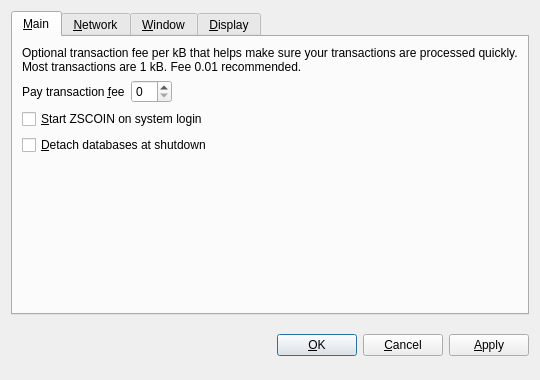
<?xml version="1.0" encoding="UTF-8"?>
<ui version="4.0">
 <class>OptionsDialog</class>
 <widget class="QDialog" name="OptionsDialog">
  <property name="geometry">
   <rect>
    <x>0</x>
    <y>0</y>
    <width>540</width>
    <height>380</height>
   </rect>
  </property>
  <property name="windowTitle">
   <string>Options</string>
  </property>
  <property name="modal">
   <bool>true</bool>
  </property>
  <layout class="QVBoxLayout" name="verticalLayout">
   <item>
    <widget class="QTabWidget" name="tabWidget">
     <property name="tabPosition">
      <enum>QTabWidget::North</enum>
     </property>
     <property name="currentIndex">
      <number>0</number>
     </property>
     <widget class="QWidget" name="tabMain">
      <attribute name="title">
       <string>&amp;Main</string>
      </attribute>
      <layout class="QVBoxLayout" name="verticalLayout_Main">
       <item>
        <widget class="QLabel" name="transactionFeeInfoLabel">
         <property name="text">
          <string>Optional transaction fee per kB that helps make sure your transactions are processed quickly. Most transactions are 1 kB. Fee 0.01 recommended.</string>
         </property>
         <property name="textFormat">
          <enum>Qt::PlainText</enum>
         </property>
         <property name="wordWrap">
          <bool>true</bool>
         </property>
        </widget>
       </item>
       <item>
        <layout class="QHBoxLayout" name="horizontalLayout_Main">
         <item>
          <widget class="QLabel" name="transactionFeeLabel">
           <property name="text">
            <string>Pay transaction &amp;fee</string>
           </property>
           <property name="textFormat">
            <enum>Qt::PlainText</enum>
           </property>
           <property name="buddy">
            <cstring>transactionFee</cstring>
           </property>
          </widget>
         </item>
         <item>
          <widget class="BitcoinAmountField" name="transactionFee"/>
         </item>
         <item>
          <spacer name="horizontalSpacer_Main">
           <property name="orientation">
            <enum>Qt::Horizontal</enum>
           </property>
           <property name="sizeHint" stdset="0">
            <size>
             <width>40</width>
             <height>20</height>
            </size>
           </property>
          </spacer>
         </item>
        </layout>
       </item>
       <item>
        <widget class="QCheckBox" name="bitcoinAtStartup">
         <property name="toolTip">
          <string>Automatically start ZSCOIN after logging in to the system.</string>
         </property>
         <property name="text">
          <string>&amp;Start ZSCOIN on system login</string>
         </property>
        </widget>
       </item>
       <item>
        <widget class="QCheckBox" name="detachDatabases">
         <property name="toolTip">
          <string>Detach block and address databases at shutdown. This means they can be moved to another data directory, but it slows down shutdown. The wallet is always detached.</string>
         </property>
         <property name="text">
          <string>&amp;Detach databases at shutdown</string>
         </property>
        </widget>
       </item>
       <item>
        <spacer name="verticalSpacer_Main">
         <property name="orientation">
          <enum>Qt::Vertical</enum>
         </property>
         <property name="sizeHint" stdset="0">
          <size>
           <width>20</width>
           <height>40</height>
          </size>
         </property>
        </spacer>
       </item>
      </layout>
     </widget>
     <widget class="QWidget" name="tabNetwork">
      <attribute name="title">
       <string>&amp;Network</string>
      </attribute>
      <layout class="QVBoxLayout" name="verticalLayout_Network">
       <item>
        <widget class="QCheckBox" name="mapPortUpnp">
         <property name="toolTip">
          <string>Automatically open the ZSCOIN client port on the router. This only works when your router supports UPnP and it is enabled.</string>
         </property>
         <property name="text">
          <string>Map port using &amp;UPnP</string>
         </property>
        </widget>
       </item>
       <item>
        <widget class="QCheckBox" name="connectSocks">
         <property name="toolTip">
          <string>Connect to the ZSCOIN network through a SOCKS proxy (e.g. when connecting through Tor).</string>
         </property>
         <property name="text">
          <string>&amp;Connect through SOCKS proxy:</string>
         </property>
        </widget>
       </item>
       <item>
        <layout class="QHBoxLayout" name="horizontalLayout_Network">
         <item>
          <widget class="QLabel" name="proxyIpLabel">
           <property name="text">
            <string>Proxy &amp;IP:</string>
           </property>
           <property name="textFormat">
            <enum>Qt::PlainText</enum>
           </property>
           <property name="buddy">
            <cstring>proxyIp</cstring>
           </property>
          </widget>
         </item>
         <item>
          <widget class="QValidatedLineEdit" name="proxyIp">
           <property name="maximumSize">
            <size>
             <width>140</width>
             <height>16777215</height>
            </size>
           </property>
           <property name="toolTip">
            <string>IP address of the proxy (e.g. 127.0.0.1)</string>
           </property>
          </widget>
         </item>
         <item>
          <widget class="QLabel" name="proxyPortLabel">
           <property name="text">
            <string>&amp;Port:</string>
           </property>
           <property name="textFormat">
            <enum>Qt::PlainText</enum>
           </property>
           <property name="buddy">
            <cstring>proxyPort</cstring>
           </property>
          </widget>
         </item>
         <item>
          <widget class="QLineEdit" name="proxyPort">
           <property name="maximumSize">
            <size>
             <width>55</width>
             <height>16777215</height>
            </size>
           </property>
           <property name="toolTip">
            <string>Port of the proxy (e.g. 9050)</string>
           </property>
          </widget>
         </item>
         <item>
          <widget class="QLabel" name="socksVersionLabel">
           <property name="text">
            <string>SOCKS &amp;Version:</string>
           </property>
           <property name="textFormat">
            <enum>Qt::PlainText</enum>
           </property>
           <property name="buddy">
            <cstring>socksVersion</cstring>
           </property>
          </widget>
         </item>
         <item>
          <widget class="QValueComboBox" name="socksVersion">
           <property name="toolTip">
            <string>SOCKS version of the proxy (e.g. 5)</string>
           </property>
          </widget>
         </item>
         <item>
          <spacer name="horizontalSpacer_Network">
           <property name="orientation">
            <enum>Qt::Horizontal</enum>
           </property>
           <property name="sizeHint" stdset="0">
            <size>
             <width>40</width>
             <height>20</height>
            </size>
           </property>
          </spacer>
         </item>
        </layout>
       </item>
       <item>
        <spacer name="verticalSpacer_Network">
         <property name="orientation">
          <enum>Qt::Vertical</enum>
         </property>
         <property name="sizeHint" stdset="0">
          <size>
           <width>20</width>
           <height>40</height>
          </size>
         </property>
        </spacer>
       </item>
      </layout>
     </widget>
     <widget class="QWidget" name="tabWindow">
      <attribute name="title">
       <string>&amp;Window</string>
      </attribute>
      <layout class="QVBoxLayout" name="verticalLayout_Window">
       <item>
        <widget class="QCheckBox" name="minimizeToTray">
         <property name="toolTip">
          <string>Show only a tray icon after minimizing the window.</string>
         </property>
         <property name="text">
          <string>&amp;Minimize to the tray instead of the taskbar</string>
         </property>
        </widget>
       </item>
       <item>
        <widget class="QCheckBox" name="minimizeOnClose">
         <property name="toolTip">
          <string>Minimize instead of exit the application when the window is closed. When this option is enabled, the application will be closed only after selecting Quit in the menu.</string>
         </property>
         <property name="text">
          <string>M&amp;inimize on close</string>
         </property>
        </widget>
       </item>
       <item>
        <spacer name="verticalSpacer_Window">
         <property name="orientation">
          <enum>Qt::Vertical</enum>
         </property>
         <property name="sizeHint" stdset="0">
          <size>
           <width>20</width>
           <height>40</height>
          </size>
         </property>
        </spacer>
       </item>
      </layout>
     </widget>
     <widget class="QWidget" name="tabDisplay">
      <attribute name="title">
       <string>&amp;Display</string>
      </attribute>
      <layout class="QVBoxLayout" name="verticalLayout_Display">
       <item>
        <layout class="QHBoxLayout" name="horizontalLayout_1_Display">
         <item>
          <widget class="QLabel" name="langLabel">
           <property name="text">
            <string>User Interface &amp;language:</string>
           </property>
           <property name="textFormat">
            <enum>Qt::PlainText</enum>
           </property>
           <property name="buddy">
            <cstring>lang</cstring>
           </property>
          </widget>
         </item>
         <item>
          <widget class="QValueComboBox" name="lang">
           <property name="toolTip">
            <string>The user interface language can be set here. This setting will take effect after restarting ZSCOIN.</string>
           </property>
          </widget>
         </item>
        </layout>
       </item>
       <item>
        <layout class="QHBoxLayout" name="horizontalLayout_2_Display">
         <item>
          <widget class="QLabel" name="unitLabel">
           <property name="text">
            <string>&amp;Unit to show amounts in:</string>
           </property>
           <property name="textFormat">
            <enum>Qt::PlainText</enum>
           </property>
           <property name="buddy">
            <cstring>unit</cstring>
           </property>
          </widget>
         </item>
         <item>
          <widget class="QValueComboBox" name="unit">
           <property name="toolTip">
            <string>Choose the default subdivision unit to show in the interface and when sending coins.</string>
           </property>
          </widget>
         </item>
        </layout>
       </item>
       <item>
        <widget class="QCheckBox" name="displayAddresses">
         <property name="toolTip">
          <string>Whether to show ZSCOIN addresses in the transaction list or not.</string>
         </property>
         <property name="text">
          <string>&amp;Display addresses in transaction list</string>
         </property>
        </widget>
       </item>
       <item>
        <widget class="QCheckBox" name="coinControlFeatures">
         <property name="toolTip">
          <string>Whether to show coin control features or not.</string>
         </property>
         <property name="text">
          <string>Display coin &amp;control features (experts only!)</string>
         </property>
        </widget>
       </item>
       <item>
        <spacer name="verticalSpacer_Display">
         <property name="orientation">
          <enum>Qt::Vertical</enum>
         </property>
         <property name="sizeHint" stdset="0">
          <size>
           <width>20</width>
           <height>40</height>
          </size>
         </property>
        </spacer>
       </item>
      </layout>
     </widget>
    </widget>
   </item>
   <item>
    <layout class="QHBoxLayout" name="horizontalLayout_Buttons">
     <item>
      <spacer name="horizontalSpacer_1">
       <property name="orientation">
        <enum>Qt::Horizontal</enum>
       </property>
       <property name="sizeHint" stdset="0">
        <size>
         <width>40</width>
         <height>48</height>
        </size>
       </property>
      </spacer>
     </item>
     <item>
      <widget class="QLabel" name="statusLabel">
       <property name="font">
        <font>
         <weight>75</weight>
         <bold>true</bold>
        </font>
       </property>
       <property name="text">
        <string/>
       </property>
       <property name="textFormat">
        <enum>Qt::PlainText</enum>
       </property>
       <property name="wordWrap">
        <bool>true</bool>
       </property>
      </widget>
     </item>
     <item>
      <spacer name="horizontalSpacer_2">
       <property name="orientation">
        <enum>Qt::Horizontal</enum>
       </property>
       <property name="sizeHint" stdset="0">
        <size>
         <width>40</width>
         <height>48</height>
        </size>
       </property>
      </spacer>
     </item>
     <item>
      <widget class="QPushButton" name="okButton">
       <property name="text">
        <string>&amp;OK</string>
       </property>
      </widget>
     </item>
     <item>
      <widget class="QPushButton" name="cancelButton">
       <property name="text">
        <string>&amp;Cancel</string>
       </property>
       <property name="autoDefault">
        <bool>false</bool>
       </property>
      </widget>
     </item>
     <item>
      <widget class="QPushButton" name="applyButton">
       <property name="text">
        <string>&amp;Apply</string>
       </property>
       <property name="autoDefault">
        <bool>false</bool>
       </property>
      </widget>
     </item>
    </layout>
   </item>
  </layout>
 </widget>
 <customwidgets>
  <customwidget>
   <class>BitcoinAmountField</class>
   <extends>QSpinBox</extends>
   <header>bitcoinamountfield.h</header>
  </customwidget>
  <customwidget>
   <class>QValueComboBox</class>
   <extends>QComboBox</extends>
   <header>qvaluecombobox.h</header>
  </customwidget>
  <customwidget>
   <class>QValidatedLineEdit</class>
   <extends>QLineEdit</extends>
   <header>qvalidatedlineedit.h</header>
  </customwidget>
 </customwidgets>
 <resources/>
 <connections/>
</ui>
